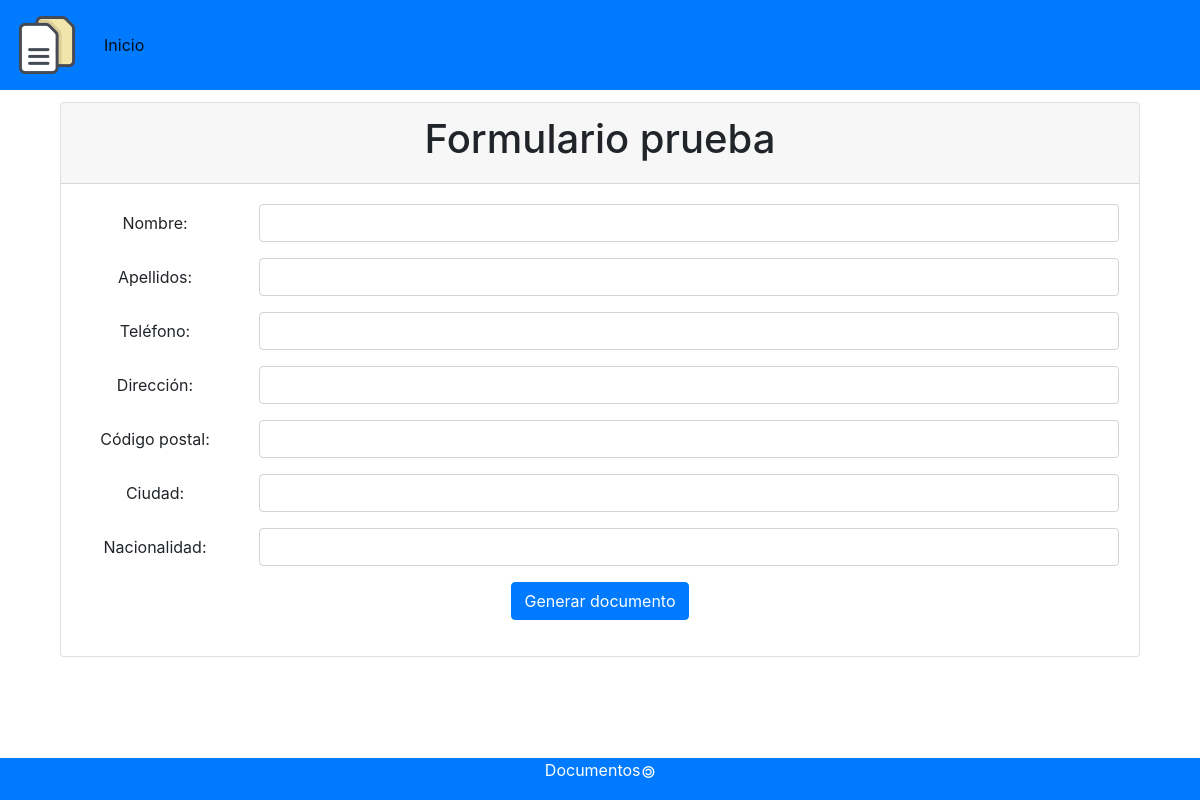
Screenshot of /3/ with the database file from the repository.
### polls/models.py (models this page shows, shortened)
class GenPdf(models.Model):
    pdf_name = models.CharField(max_length=200)
    origin_pdf = models.FileField(upload_to="polls/upload",
                                  null=True,
                                  verbose_name='file ')
    published = models.BooleanField(default=True, help_text="Publicado")

class PdfPosition(models.Model):
    pdf = models.ForeignKey(GenPdf, on_delete=models.CASCADE)
    position_text = models.CharField(max_length=100)
    position_x = models.DecimalField(decimal_places=2, max_digits=299, default=0,
                                     help_text="Milímetros contando desde la esquina inferior izquierdo de la hoja")
    position_y = models.DecimalField(decimal_places=2, max_digits=399, default=0,
                                     help_text="Milímetros contando desde la esquina inferior izquierdo de la hoja")
    pdf_page = models.IntegerField(default=1)
    required = models.BooleanField(default=True, help_text="Obligatorios a rellenar")
    def __str__(self):
        return self.position_text

### polls/views.py (the view)
# urls.py: path('<int:pk>/', views.DetailView.as_view(), name='detail'),
class DetailView(generic.DetailView):
    model = GenPdf
    template_name = "formulario/detail.html"
    def get(self, request, *args, **kwargs):
        self.object = self.get_object()
        if not self.object.published:
            return HttpResponseRedirect("/")
        else:
            context = self.get_context_data(object=self.object)
            return self.render_to_response(context)
    def get_queryset(self):
        return GenPdf.objects.all()

### polls/templates/formulario/detail.html (shortened to what this page needs)
<html>
<head>
</head>
<body>
{% include "formulario/header.html" %}
<div class="card text-center">
    <div class="card-header">
        <h1>{{ genpdf.pdf_name }}</h1>
    </div>
    <div class="card-body ">
        <form action="{% url 'rellenar' genpdf.id %}" method="post" id="formulario" onsubmit="redirigir()">
            {% for position in genpdf.pdfposition_set.all %}
                <div class="form-group row">
                    <label for="{{ position }}" class="col-sm-2 col-form-label">{{ position.position_text }}:</label>
                    <div class="col-sm-10">
                        {% if position.required %}
                            <input type="text" class="form-control" id="{{ position }}" name="{{ position.position_text }}" required="required">
                        {% else %}
                            <input type="text" class="form-control" id="{{ position }}" name="{{ position.position_text }}">
                        {% endif %}
                    </div>
                </div>
            {% endfor %}
            <div class="form-group row boton-submit">
                <button type="submit" class="btn btn-primary">Generar documento</button>
            </div>
        </form>
    </div>
</div>
{% include "formulario/footer.html" %}
</body>
</html>

### polls/templates/formulario/detail.html (style rules this page uses)
.card { width: 90%; margin: 5%; margin-top: 1%; }
.boton-submit { display: flex; align-items: center; justify-content: center; }

### rows the page displays
GenPdf: pdf_name "Formulario prueba"
PdfPosition: position_text "Nombre"
PdfPosition: position_text "Apellidos"
PdfPosition: position_text "Teléfono"
PdfPosition: position_text "Dirección"
PdfPosition: position_text "Código postal"
PdfPosition: position_text "Ciudad"
PdfPosition: position_text "Nacionalidad"
